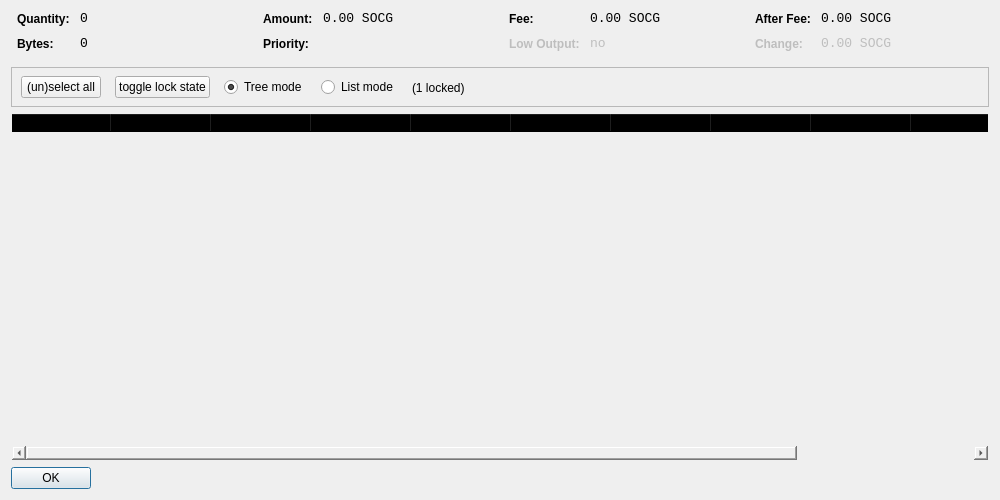
<?xml version="1.0" encoding="UTF-8"?>
<ui version="4.0">
 <class>CoinControlDialog</class>
 <widget class="QDialog" name="CoinControlDialog">
  <property name="geometry">
   <rect>
    <x>0</x>
    <y>0</y>
    <width>1000</width>
    <height>500</height>
   </rect>
  </property>
  <property name="windowTitle">
   <string>Coin Control</string>
  </property>
  <layout class="QVBoxLayout" name="verticalLayout">
   <item>
    <layout class="QHBoxLayout" name="horizontalLayoutTop" stretch="0,0,0,0">
     <property name="topMargin">
      <number>0</number>
     </property>
     <property name="bottomMargin">
      <number>10</number>
     </property>
     <item>
      <layout class="QFormLayout" name="formLayoutCoinControl1">
       <property name="horizontalSpacing">
        <number>10</number>
       </property>
       <property name="verticalSpacing">
        <number>10</number>
       </property>
       <property name="leftMargin">
        <number>6</number>
       </property>
       <property name="rightMargin">
        <number>6</number>
       </property>
       <item row="0" column="0">
        <widget class="QLabel" name="labelCoinControlQuantityText">
         <property name="styleSheet">
          <string notr="true">font-weight:bold;</string>
         </property>
         <property name="text">
          <string>Quantity:</string>
         </property>
        </widget>
       </item>
       <item row="0" column="1">
        <widget class="QLabel" name="labelCoinControlQuantity">
         <property name="font">
          <font>
           <family>Monospace</family>
           <pointsize>10</pointsize>
          </font>
         </property>
         <property name="cursor">
          <cursorShape>IBeamCursor</cursorShape>
         </property>
         <property name="contextMenuPolicy">
          <enum>Qt::ActionsContextMenu</enum>
         </property>
         <property name="text">
          <string notr="true">0</string>
         </property>
         <property name="textInteractionFlags">
          <set>Qt::LinksAccessibleByMouse|Qt::TextSelectableByKeyboard|Qt::TextSelectableByMouse</set>
         </property>
        </widget>
       </item>
       <item row="1" column="0">
        <widget class="QLabel" name="labelCoinControlBytesText">
         <property name="styleSheet">
          <string notr="true">font-weight:bold;</string>
         </property>
         <property name="text">
          <string>Bytes:</string>
         </property>
        </widget>
       </item>
       <item row="1" column="1">
        <widget class="QLabel" name="labelCoinControlBytes">
         <property name="font">
          <font>
           <family>Monospace</family>
           <pointsize>10</pointsize>
          </font>
         </property>
         <property name="cursor">
          <cursorShape>IBeamCursor</cursorShape>
         </property>
         <property name="contextMenuPolicy">
          <enum>Qt::ActionsContextMenu</enum>
         </property>
         <property name="text">
          <string notr="true">0</string>
         </property>
         <property name="textInteractionFlags">
          <set>Qt::LinksAccessibleByMouse|Qt::TextSelectableByKeyboard|Qt::TextSelectableByMouse</set>
         </property>
        </widget>
       </item>
      </layout>
     </item>
     <item>
      <layout class="QFormLayout" name="formLayoutCoinControl2">
       <property name="horizontalSpacing">
        <number>10</number>
       </property>
       <property name="verticalSpacing">
        <number>10</number>
       </property>
       <property name="leftMargin">
        <number>6</number>
       </property>
       <property name="rightMargin">
        <number>6</number>
       </property>
       <item row="0" column="0">
        <widget class="QLabel" name="labelCoinControlAmountText">
         <property name="styleSheet">
          <string notr="true">font-weight:bold;</string>
         </property>
         <property name="text">
          <string>Amount:</string>
         </property>
        </widget>
       </item>
       <item row="0" column="1">
        <widget class="QLabel" name="labelCoinControlAmount">
         <property name="font">
          <font>
           <family>Monospace</family>
           <pointsize>10</pointsize>
          </font>
         </property>
         <property name="cursor">
          <cursorShape>IBeamCursor</cursorShape>
         </property>
         <property name="contextMenuPolicy">
          <enum>Qt::ActionsContextMenu</enum>
         </property>
         <property name="text">
          <string notr="true">0.00 SOCG</string>
         </property>
         <property name="textInteractionFlags">
          <set>Qt::LinksAccessibleByMouse|Qt::TextSelectableByKeyboard|Qt::TextSelectableByMouse</set>
         </property>
        </widget>
       </item>
       <item row="1" column="0">
        <widget class="QLabel" name="labelCoinControlPriorityText">
         <property name="styleSheet">
          <string notr="true">font-weight:bold;</string>
         </property>
         <property name="text">
          <string>Priority:</string>
         </property>
        </widget>
       </item>
       <item row="1" column="1">
        <widget class="QLabel" name="labelCoinControlPriority">
         <property name="font">
          <font>
           <family>Monospace</family>
           <pointsize>10</pointsize>
          </font>
         </property>
         <property name="cursor">
          <cursorShape>IBeamCursor</cursorShape>
         </property>
         <property name="contextMenuPolicy">
          <enum>Qt::ActionsContextMenu</enum>
         </property>
         <property name="text">
          <string/>
         </property>
         <property name="textInteractionFlags">
          <set>Qt::LinksAccessibleByMouse|Qt::TextSelectableByKeyboard|Qt::TextSelectableByMouse</set>
         </property>
        </widget>
       </item>
      </layout>
     </item>
     <item>
      <layout class="QFormLayout" name="formLayoutCoinControl3">
       <property name="horizontalSpacing">
        <number>10</number>
       </property>
       <property name="verticalSpacing">
        <number>10</number>
       </property>
       <property name="leftMargin">
        <number>6</number>
       </property>
       <property name="rightMargin">
        <number>6</number>
       </property>
       <item row="0" column="0">
        <widget class="QLabel" name="labelCoinControlFeeText">
         <property name="styleSheet">
          <string notr="true">font-weight:bold;</string>
         </property>
         <property name="text">
          <string>Fee:</string>
         </property>
        </widget>
       </item>
       <item row="0" column="1">
        <widget class="QLabel" name="labelCoinControlFee">
         <property name="font">
          <font>
           <family>Monospace</family>
           <pointsize>10</pointsize>
          </font>
         </property>
         <property name="cursor">
          <cursorShape>IBeamCursor</cursorShape>
         </property>
         <property name="contextMenuPolicy">
          <enum>Qt::ActionsContextMenu</enum>
         </property>
         <property name="text">
          <string notr="true">0.00 SOCG</string>
         </property>
         <property name="textInteractionFlags">
          <set>Qt::LinksAccessibleByMouse|Qt::TextSelectableByKeyboard|Qt::TextSelectableByMouse</set>
         </property>
        </widget>
       </item>
       <item row="1" column="0">
        <widget class="QLabel" name="labelCoinControlLowOutputText">
         <property name="enabled">
          <bool>false</bool>
         </property>
         <property name="styleSheet">
          <string notr="true">font-weight:bold;</string>
         </property>
         <property name="text">
          <string>Low Output:</string>
         </property>
        </widget>
       </item>
       <item row="1" column="1">
        <widget class="QLabel" name="labelCoinControlLowOutput">
         <property name="enabled">
          <bool>false</bool>
         </property>
         <property name="font">
          <font>
           <family>Monospace</family>
           <pointsize>10</pointsize>
          </font>
         </property>
         <property name="cursor">
          <cursorShape>IBeamCursor</cursorShape>
         </property>
         <property name="contextMenuPolicy">
          <enum>Qt::ActionsContextMenu</enum>
         </property>
         <property name="text">
          <string notr="true">no</string>
         </property>
         <property name="textInteractionFlags">
          <set>Qt::LinksAccessibleByMouse|Qt::TextSelectableByKeyboard|Qt::TextSelectableByMouse</set>
         </property>
        </widget>
       </item>
      </layout>
     </item>
     <item>
      <layout class="QFormLayout" name="formLayoutCoinControl4">
       <property name="horizontalSpacing">
        <number>10</number>
       </property>
       <property name="verticalSpacing">
        <number>10</number>
       </property>
       <property name="leftMargin">
        <number>6</number>
       </property>
       <property name="rightMargin">
        <number>6</number>
       </property>
       <item row="0" column="0">
        <widget class="QLabel" name="labelCoinControlAfterFeeText">
         <property name="styleSheet">
          <string notr="true">font-weight:bold;</string>
         </property>
         <property name="text">
          <string>After Fee:</string>
         </property>
        </widget>
       </item>
       <item row="0" column="1">
        <widget class="QLabel" name="labelCoinControlAfterFee">
         <property name="font">
          <font>
           <family>Monospace</family>
           <pointsize>10</pointsize>
          </font>
         </property>
         <property name="cursor">
          <cursorShape>IBeamCursor</cursorShape>
         </property>
         <property name="contextMenuPolicy">
          <enum>Qt::ActionsContextMenu</enum>
         </property>
         <property name="text">
          <string notr="true">0.00 SOCG</string>
         </property>
         <property name="textInteractionFlags">
          <set>Qt::LinksAccessibleByMouse|Qt::TextSelectableByKeyboard|Qt::TextSelectableByMouse</set>
         </property>
        </widget>
       </item>
       <item row="1" column="0">
        <widget class="QLabel" name="labelCoinControlChangeText">
         <property name="enabled">
          <bool>false</bool>
         </property>
         <property name="styleSheet">
          <string notr="true">font-weight:bold;</string>
         </property>
         <property name="text">
          <string>Change:</string>
         </property>
        </widget>
       </item>
       <item row="1" column="1">
        <widget class="QLabel" name="labelCoinControlChange">
         <property name="enabled">
          <bool>false</bool>
         </property>
         <property name="font">
          <font>
           <family>Monospace</family>
           <pointsize>10</pointsize>
          </font>
         </property>
         <property name="cursor">
          <cursorShape>IBeamCursor</cursorShape>
         </property>
         <property name="contextMenuPolicy">
          <enum>Qt::ActionsContextMenu</enum>
         </property>
         <property name="text">
          <string notr="true">0.00 SOCG</string>
         </property>
         <property name="textInteractionFlags">
          <set>Qt::LinksAccessibleByMouse|Qt::TextSelectableByKeyboard|Qt::TextSelectableByMouse</set>
         </property>
        </widget>
       </item>
      </layout>
     </item>
    </layout>
   </item>
   <item>
    <widget class="QFrame" name="frame">
     <property name="minimumSize">
      <size>
       <width>0</width>
       <height>40</height>
      </size>
     </property>
     <property name="frameShape">
      <enum>QFrame::StyledPanel</enum>
     </property>
     <property name="frameShadow">
      <enum>QFrame::Sunken</enum>
     </property>
     <widget class="QWidget" name="horizontalLayoutWidget">
      <property name="geometry">
       <rect>
        <x>10</x>
        <y>0</y>
        <width>781</width>
        <height>41</height>
       </rect>
      </property>
      <layout class="QHBoxLayout" name="horizontalLayoutPanel" stretch="0,0,0,0,0,0">
       <property name="spacing">
        <number>14</number>
       </property>
       <item>
        <widget class="QPushButton" name="pushButtonSelectAll">
         <property name="sizePolicy">
          <sizepolicy hsizetype="Maximum" vsizetype="Fixed">
           <horstretch>0</horstretch>
           <verstretch>0</verstretch>
          </sizepolicy>
         </property>
         <property name="text">
          <string>(un)select all</string>
         </property>
        </widget>
       </item>
       <item>
        <widget class="QPushButton" name="pushButtonToggleLock">
         <property name="sizePolicy">
          <sizepolicy hsizetype="Maximum" vsizetype="Fixed">
           <horstretch>0</horstretch>
           <verstretch>0</verstretch>
          </sizepolicy>
         </property>
         <property name="text">
          <string>toggle lock state</string>
         </property>
         <property name="autoDefault">
          <bool>false</bool>
         </property>
        </widget>
       </item>
       <item>
        <widget class="QRadioButton" name="radioTreeMode">
         <property name="sizePolicy">
          <sizepolicy hsizetype="Maximum" vsizetype="Fixed">
           <horstretch>0</horstretch>
           <verstretch>0</verstretch>
          </sizepolicy>
         </property>
         <property name="text">
          <string>Tree mode</string>
         </property>
         <property name="checked">
          <bool>true</bool>
         </property>
        </widget>
       </item>
       <item>
        <widget class="QRadioButton" name="radioListMode">
         <property name="sizePolicy">
          <sizepolicy hsizetype="Maximum" vsizetype="Fixed">
           <horstretch>0</horstretch>
           <verstretch>0</verstretch>
          </sizepolicy>
         </property>
         <property name="text">
          <string>List mode</string>
         </property>
        </widget>
       </item>
       <item>
        <widget class="QLabel" name="labelLocked">
         <property name="text">
          <string>(1 locked)</string>
         </property>
        </widget>
       </item>
       <item>
        <spacer name="horizontalSpacer">
         <property name="orientation">
          <enum>Qt::Horizontal</enum>
         </property>
         <property name="sizeHint" stdset="0">
          <size>
           <width>40</width>
           <height>20</height>
          </size>
         </property>
        </spacer>
       </item>
      </layout>
     </widget>
    </widget>
   </item>
   <item>
    <widget class="CoinControlTreeWidget" name="treeWidget">
     <property name="contextMenuPolicy">
      <enum>Qt::CustomContextMenu</enum>
     </property>
     <property name="styleSheet">
      <string notr="true">background-color:transparent</string>
     </property>
     <property name="sortingEnabled">
      <bool>false</bool>
     </property>
     <property name="columnCount">
      <number>12</number>
     </property>
     <attribute name="headerShowSortIndicator" stdset="0">
      <bool>true</bool>
     </attribute>
     <attribute name="headerStretchLastSection">
      <bool>false</bool>
     </attribute>
     <column>
      <property name="text">
       <string/>
      </property>
     </column>
     <column>
      <property name="text">
       <string>Amount</string>
      </property>
     </column>
     <column>
      <property name="text">
       <string>Label</string>
      </property>
     </column>
     <column>
      <property name="text">
       <string>Address</string>
      </property>
     </column>
     <column>
      <property name="text">
       <string>Darksend Rounds</string>
      </property>
     </column>
     <column>
      <property name="text">
       <string>Date</string>
      </property>
     </column>
     <column>
      <property name="text">
       <string>Confirmations</string>
      </property>
      <property name="toolTip">
       <string>Confirmed</string>
      </property>
     </column>
     <column>
      <property name="text">
       <string>Priority</string>
      </property>
     </column>
     <column>
      <property name="text">
       <string/>
      </property>
     </column>
     <column>
      <property name="text">
       <string/>
      </property>
     </column>
     <column>
      <property name="text">
       <string/>
      </property>
     </column>
     <column>
      <property name="text">
       <string/>
      </property>
     </column>
    </widget>
   </item>
   <item>
    <widget class="QDialogButtonBox" name="buttonBox">
     <property name="sizePolicy">
      <sizepolicy hsizetype="Maximum" vsizetype="Fixed">
       <horstretch>0</horstretch>
       <verstretch>0</verstretch>
      </sizepolicy>
     </property>
     <property name="orientation">
      <enum>Qt::Horizontal</enum>
     </property>
     <property name="standardButtons">
      <set>QDialogButtonBox::Ok</set>
     </property>
    </widget>
   </item>
  </layout>
 </widget>
 <customwidgets>
  <customwidget>
   <class>CoinControlTreeWidget</class>
   <extends>QTreeWidget</extends>
   <header>coincontroltreewidget.h</header>
  </customwidget>
 </customwidgets>
 <resources/>
 <connections/>
</ui>
